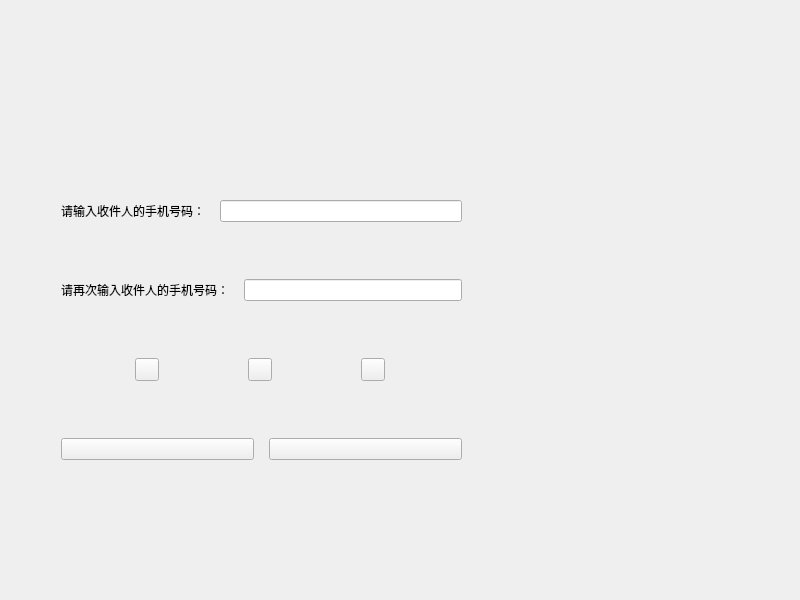
<?xml version="1.0" encoding="UTF-8"?>
<ui version="4.0">
 <class>tempStorage</class>
 <widget class="QWidget" name="tempStorage">
  <property name="geometry">
   <rect>
    <x>0</x>
    <y>0</y>
    <width>800</width>
    <height>600</height>
   </rect>
  </property>
  <property name="windowTitle">
   <string>Form</string>
  </property>
  <layout class="QVBoxLayout" name="verticalLayout_2">
   <item>
    <layout class="QHBoxLayout" name="horizontalLayout_5" stretch="3,0">
     <property name="spacing">
      <number>15</number>
     </property>
     <property name="leftMargin">
      <number>50</number>
     </property>
     <property name="topMargin">
      <number>65</number>
     </property>
     <property name="rightMargin">
      <number>35</number>
     </property>
     <item>
      <layout class="QVBoxLayout" name="verticalLayout">
       <item>
        <layout class="QHBoxLayout" name="horizontalLayout">
         <item>
          <widget class="QLabel" name="phoneLabel">
           <property name="layoutDirection">
            <enum>Qt::RightToLeft</enum>
           </property>
           <property name="text">
            <string>请输入收件人的手机号码：</string>
           </property>
          </widget>
         </item>
         <item>
          <widget class="CKeyBoardLineEdit" name="phoneLineEdit"/>
         </item>
        </layout>
       </item>
       <item>
        <layout class="QHBoxLayout" name="horizontalLayout_2">
         <item>
          <widget class="QLabel" name="againPhoneLabel">
           <property name="layoutDirection">
            <enum>Qt::RightToLeft</enum>
           </property>
           <property name="text">
            <string>请再次输入收件人的手机号码：</string>
           </property>
          </widget>
         </item>
         <item>
          <widget class="CKeyBoardLineEdit" name="againPhoneLineEdit"/>
         </item>
        </layout>
       </item>
       <item>
        <layout class="QHBoxLayout" name="horizontalLayout_3">
         <item>
          <widget class="QToolButton" name="smallBoxBtn">
           <property name="text">
            <string/>
           </property>
          </widget>
         </item>
         <item>
          <widget class="QToolButton" name="middleBoxBtn">
           <property name="text">
            <string/>
           </property>
          </widget>
         </item>
         <item>
          <widget class="QToolButton" name="bigBoxBtn">
           <property name="text">
            <string/>
           </property>
          </widget>
         </item>
        </layout>
       </item>
       <item>
        <layout class="QHBoxLayout" name="horizontalLayout_4">
         <item>
          <widget class="QPushButton" name="okBtn">
           <property name="text">
            <string/>
           </property>
          </widget>
         </item>
         <item>
          <widget class="QPushButton" name="quitBtn">
           <property name="text">
            <string/>
           </property>
          </widget>
         </item>
        </layout>
       </item>
      </layout>
     </item>
     <item>
      <widget class="QWidget" name="widget" native="true">
       <property name="minimumSize">
        <size>
         <width>277</width>
         <height>348</height>
        </size>
       </property>
       <property name="maximumSize">
        <size>
         <width>277</width>
         <height>348</height>
        </size>
       </property>
      </widget>
     </item>
    </layout>
   </item>
  </layout>
 </widget>
 <customwidgets>
  <customwidget>
   <class>CKeyBoardLineEdit</class>
   <extends>QLineEdit</extends>
   <header>mylineedit.h</header>
  </customwidget>
 </customwidgets>
 <resources/>
 <connections/>
</ui>
